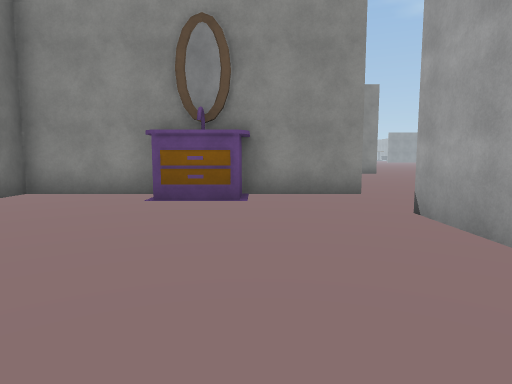
[1] (above)

24 first-person views from a walk through a 3-D level made in the Unity game engine. The camera is 1.4 m above the floor, tilts 6° down and sees 75° across. The floor is counted in squares, 2 m on a side. Each view is taken from the middle of a square. On the plan, view 1 faces up. The plan holds only what a view shows up to about 10 squares ahead; the rest is blank. The place goes on beyond the plan. Some animated figures are left out. Some surface patterns are stand-ins.

[2]
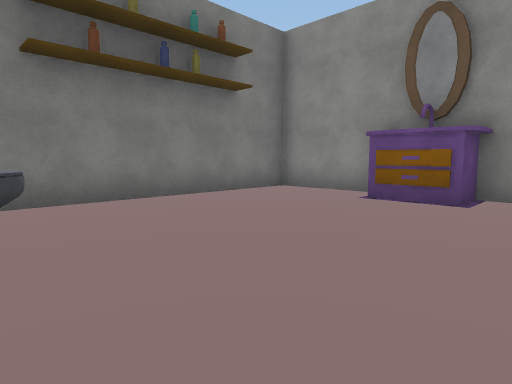

[3]
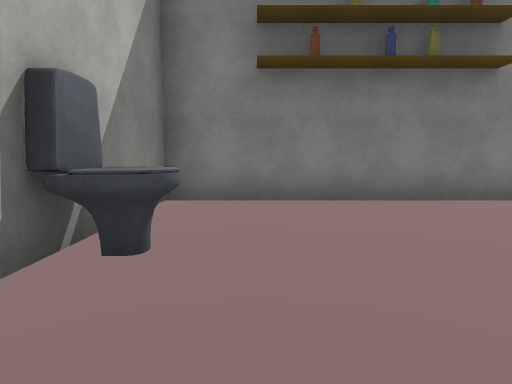

[4]
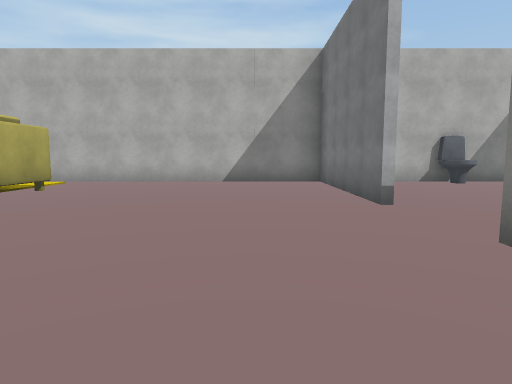

[5]
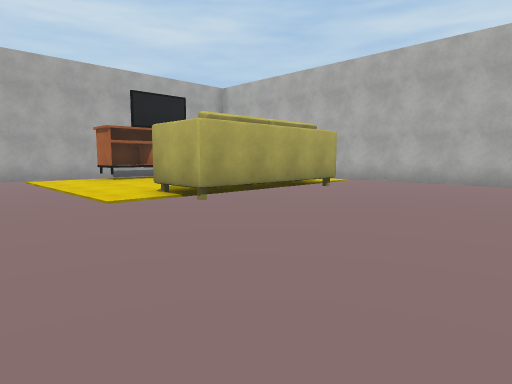

[6]
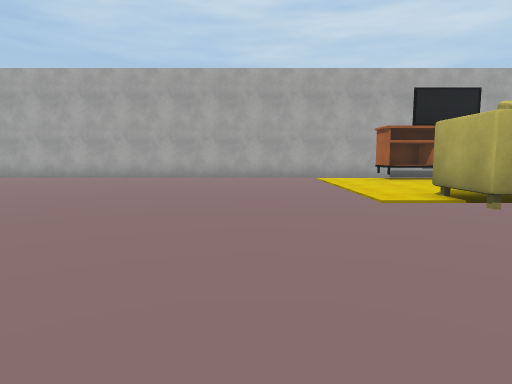

[7]
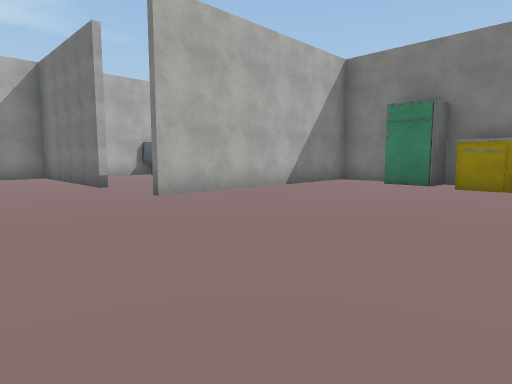

[8]
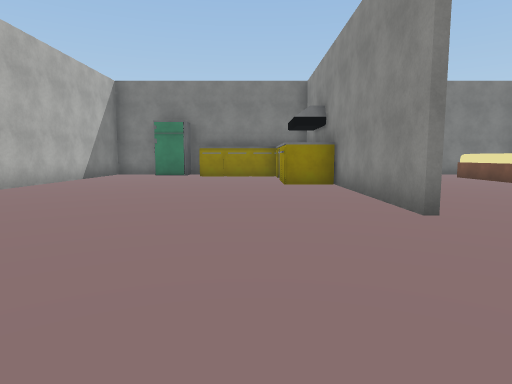

[9]
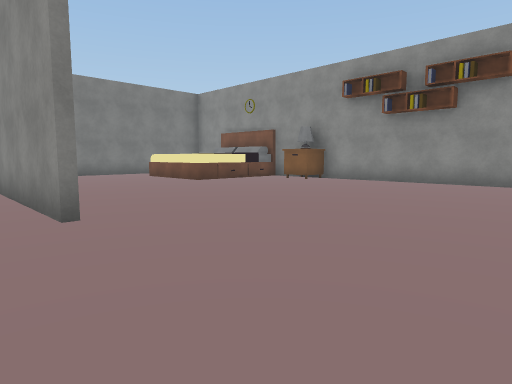

[10]
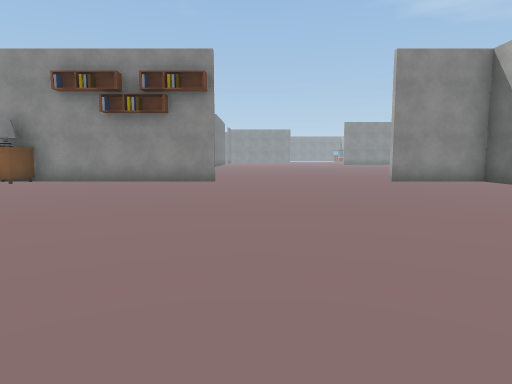

[11]
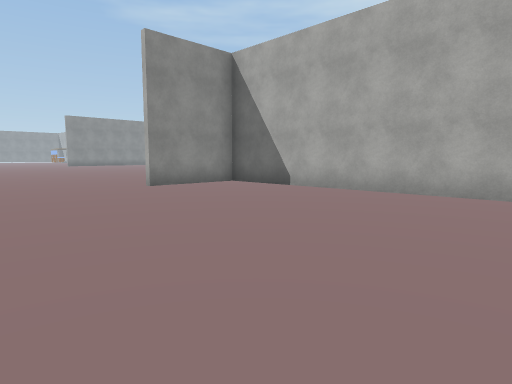

[12]
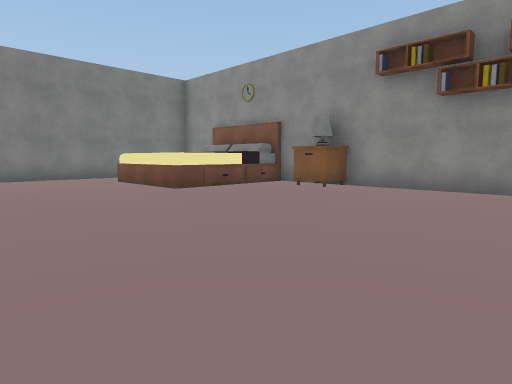

[13]
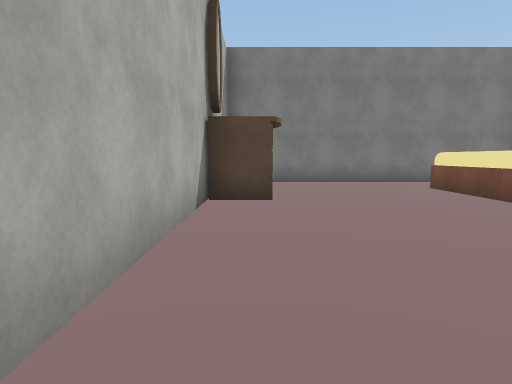

[14]
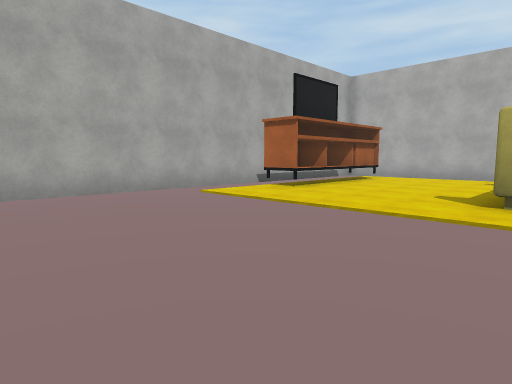

[15]
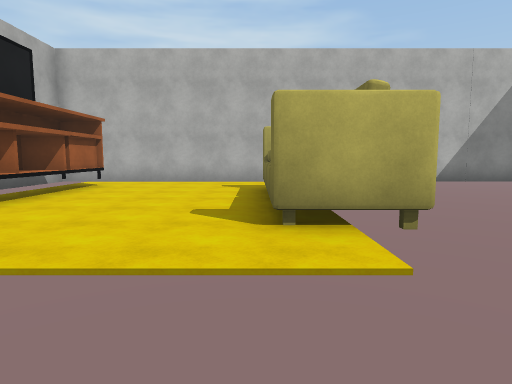

[16]
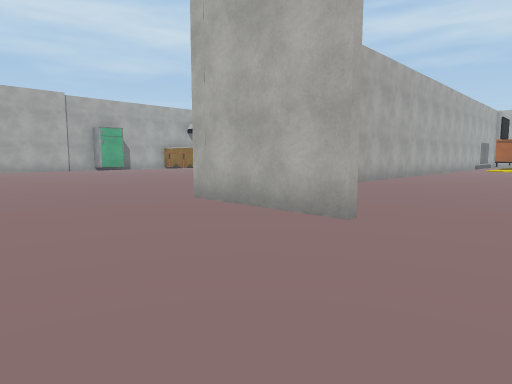

[17]
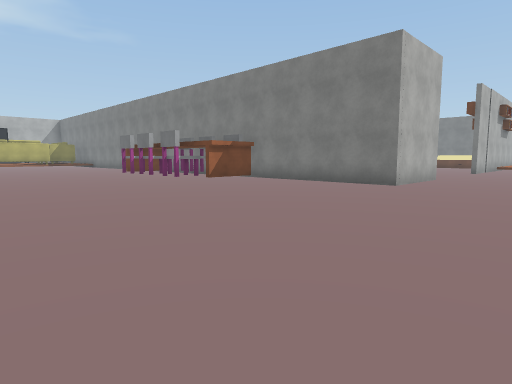

[18]
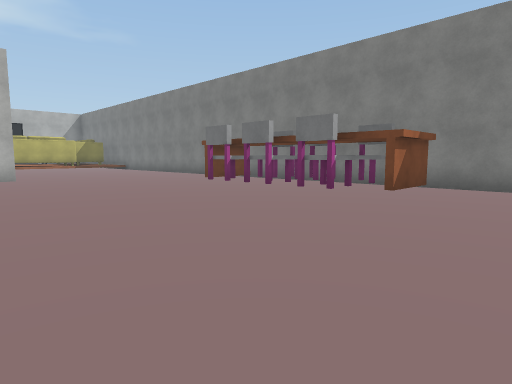

[19]
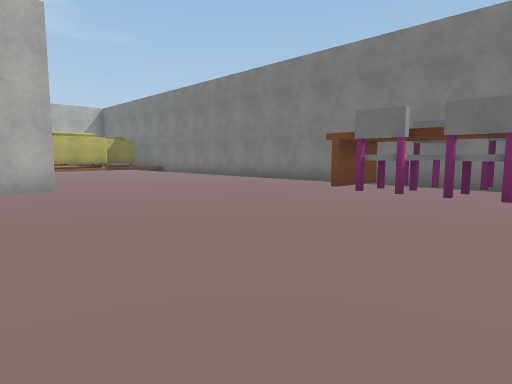

[20]
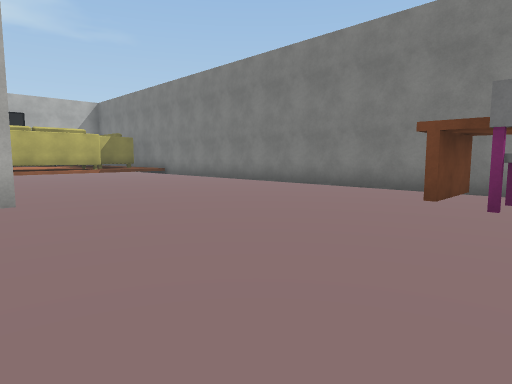

[21]
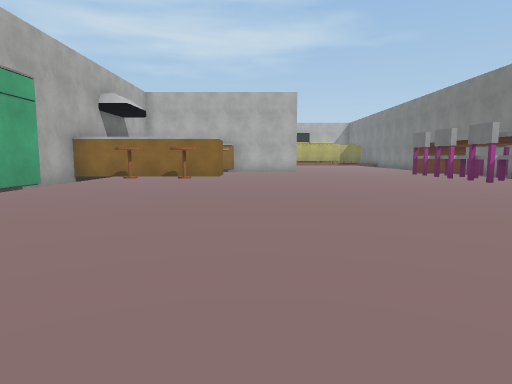

[22]
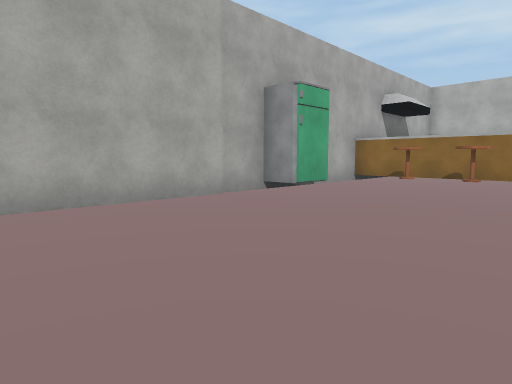

[23]
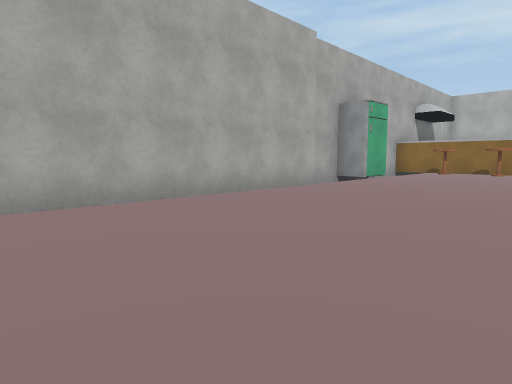

[24]
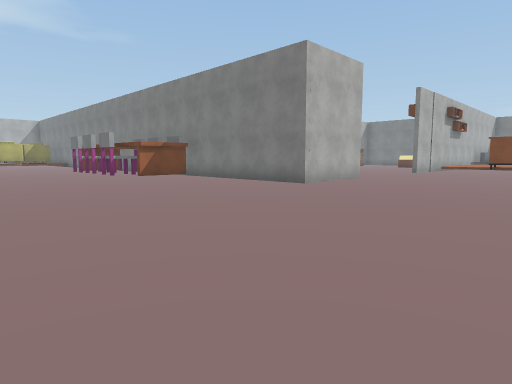

### Floor plan
Ten units are one square. View 1 is at (0, 0); x grows to the right and y downward. Boxes are objects, and circles mark ways between rooms. Rooms are numbered by the first view taken in them; rooms with no view inside come last. Other rooms are left out.
<svg viewBox="-50 -279 350 289">
<path fill="none" stroke="#000" d="M-11 -1 -11 5M-19 -63 -44 -63 -44 5 1 5M-18 3 -12 3M20 -25 20 -42M21 -63 -3 -63 -3 -53 -18 -53M158 -146 158 -79M169 -137 185 -137M155 -158 155 -225 128 -225M169 -187 185 -187M220 -94 231 -94M51 -140 5 -140 5 -127 -11 -127M128 -227 158 -227 158 -185M144 -27 144 -52M250 -150 250 -156M79 -225 26 -225M135 -12 135 -53 145 -53M83 -19 83 -59 98 -59 98 -51M155 4 155 -102M276 -157 290 -157 290 -172M22 -42 22 5 146 5M-8 -142 41 -142M11 -225 5 -225 5 -189 -25 -189M290 -195 290 -274M-31 -110 -31 -99M-38 -65 20 -65M-44 -79 -44 -71M-44 -201 -44 -154M158 -185 158 -155M158 -155 158 -146"/>
<rect x="-45" y="-95" width="10" height="10" fill="#bbb"><title>fridge</title></rect>
<rect x="-15" y="-155" width="10" height="10" fill="#bbb"><title>other object</title></rect>
<rect x="15" y="-225" width="10" height="10" fill="#bbb"><title>other object</title></rect>
<rect x="185" y="-155" width="10" height="10" fill="#bbb"><title>chair</title></rect>
<rect x="185" y="-165" width="10" height="10" fill="#bbb"><title>chair</title></rect>
<rect x="185" y="-175" width="10" height="10" fill="#bbb"><title>chair</title></rect>
<rect x="255" y="-165" width="10" height="10" fill="#bbb"><title>chair</title></rect>
<rect x="265" y="-165" width="10" height="10" fill="#bbb"><title>chair</title></rect>
<rect x="285" y="-195" width="10" height="10" fill="#bbb"><title>fridge</title></rect>
<rect x="165" y="-165" width="10" height="10" fill="#bbb"><title>chair</title></rect>
<rect x="165" y="-175" width="10" height="10" fill="#bbb"><title>chair</title></rect>
<rect x="165" y="-155" width="10" height="10" fill="#bbb"><title>chair</title></rect>
<circle cx="20" cy="-50" r="3" fill="#2a7"/>
<circle cx="160" cy="-190" r="3" fill="#2a7"/>
<circle cx="180" cy="-180" r="3" fill="#2a7"/>
<circle cx="160" cy="-140" r="3" fill="#2a7"/>
<circle cx="180" cy="-150" r="3" fill="#2a7"/>
<circle cx="165" cy="-165" r="3" fill="#2a7"/>
<text x="-20" y="-30">1</text>
<text x="140" y="-130">2</text>
<text x="160" y="-170">3</text>
<text x="160" y="-150">4</text>
</svg>
Room 1 opens to room 2. Room 2 opens to room 3. Room 2 opens to room 4. Room 3 opens to room 4.

Where each view was taken, in squares from view 1:
view 1: 0 up, 0 right, facing up
view 2: 0 up, 1 right, facing up-left
view 3: 1 up, 1 right, facing left
view 4: 9 up, 4 right, facing down
view 5: 9 up, 4 right, facing down-right
view 6: 9 up, 4 right, facing right
view 7: 12 up, 5 right, facing down-left
view 8: 12 up, 9 right, facing left
view 9: 13 up, 9 right, facing up-left
view 10: 13 up, 9 right, facing up
view 11: 15 up, 9 right, facing up-right
view 12: 15 up, 7 right, facing up-left
view 13: 15 up, 5 right, facing left
view 14: 11 up, 9 right, facing down-right
view 15: 9 up, 10 right, facing down
view 16: 26 up, 11 right, facing down-right
view 17: 26 up, 24 right, facing down-left
view 18: 21 up, 24 right, facing down-left
view 19: 17 up, 24 right, facing down-left
view 20: 15 up, 23 right, facing down-left
view 21: 25 up, 24 right, facing down
view 22: 25 up, 24 right, facing down-right
view 23: 28 up, 24 right, facing down-right
view 24: 28 up, 23 right, facing down-left
